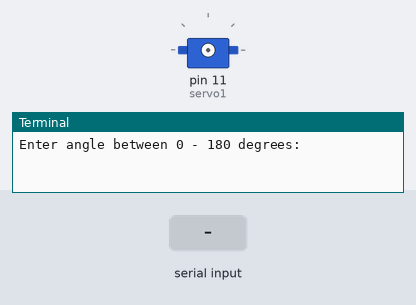
Recording of a program running on a simulated Raspberry Pi (header pin numbers). On the bench: servo, the last lines printed to the terminal. Inputs (shaded band) come from the test bench. Servo angles are drawn from the pulse width (0.5 ms = 0°, 2.5 ms = 180°).

Above: at 1.2 s.
1.3 s: "5" typed at the terminal, then Enter
2.8 s: "90" typed at the terminal, then Enter
At 4.0 s:
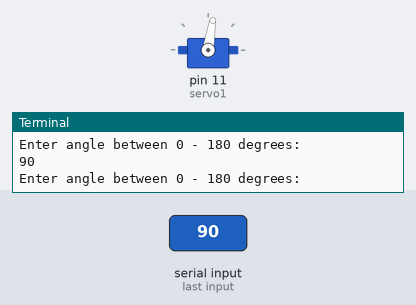
4.3 s: "200" typed at the terminal, then Enter
At 5.1 s:
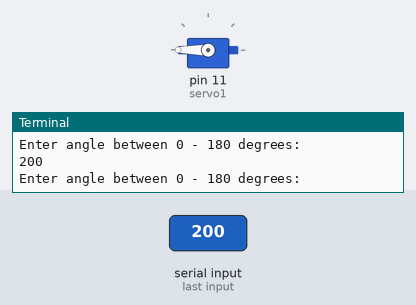
Timing chart, 0 to 7.3 s (numbered marks = the images above; inputs shaded):
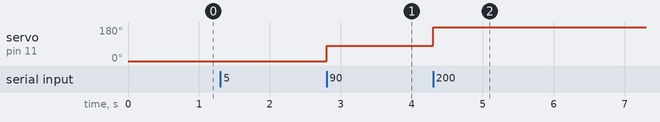

The program:

rpi_servo_motor_ctrl_03_d21m10y2022.py
```python
# rpi_servo_motor_ctrl_03_d21m10y2022.py
# Courtesy ExplainingComputers YouTube channel.
# Modified program as follows:
# 1.) To receive input from user as angle
# (rather than  duty cycle) and,
# 2.) To implement keyboard interruption using
# try exceptions. That way, it can correctly stop
# servo (servo.stop) and free-up GPIO pins (GPIO.cleanup)
# towards next use.
#
#
# Import Libraries:
import RPi.GPIO as GPIO
import time

# Set GPIO numbering mode:
GPIO.setmode(GPIO.BOARD)

# Set pin 11 as an output, and set servo1 as pin 11 as PWM
GPIO.setup(11,GPIO.OUT)
servo1 = GPIO.PWM(11,50)

# Start PWM running, but with value of 0 (pulse off)
servo1.start(0)

# Loop to prompt user to set servo angle (0 to 180 degrees)
# using try--finally to allow exit with execution of servo.stop
try:
    while True:
        # Prompts user to enter angle and rotate servo arm:
        angle = float(input('Enter angle between 0 - 180 degrees: '))
        # Convert angle to corresponding duty cycle and pass as
        # parameter in ChangeDutyCycle() member function:
        servo1.ChangeDutyCycle(2+(angle/18))
        time.sleep(0.5)
        servo1.ChangeDutyCycle(0)    # Send '0' (i.e. no signal) to
                                     # stop servo arm from moving

finally:
    print ("\nWait a moment...")
    time.sleep(1)
    servo1.ChangeDutyCycle(2)    # Return back to starting position
    servo1.ChangeDutyCycle(0)    # Stop servo arm moving
    # Stop servo library (instance) and free-up GPIO pins:
    servo1.stop()
    GPIO.cleanup()
    print ("GPIO successfully cleaned")
    print ("Exit program")


#
```

Measured:
- after the input at 2.8 s, servo on pin 11 (servo1): 0° → 81° at once
- after the input at 4.3 s, servo on pin 11 (servo1): 81° → 180° at once
